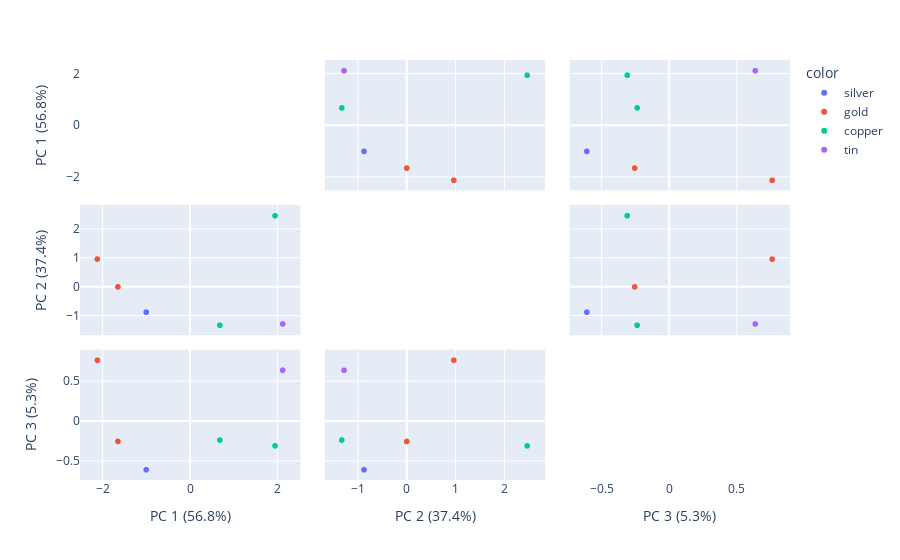

Source (notebook cell):
### Markdown cell above
Test with a small made-up dataset

### Code cell
data = pd.DataFrame(
    {"feat_1": [1, 2, 3, 10, 2, 3],
    "feat_2": [2, 3, 5, 2, 1, 1],
    "feat_3": [1, 1, 1, 2, 2, 3],
    "feat_4": [1, 2, 3, 9, 1, 2],
    "feat_5": [5, 6, 6, 4, 4, 3],
    "mineral": ["silver", "gold", "gold", "copper", "copper", "tin"]}
)
color_feat = "mineral"

features = [feat for feat in data.columns if feat != color_feat]
pca_df, explained_variances = compute_pca(data[features], 3)

plot_pca(pca_df, explained_variances, data[color_feat])

### Figure 1 — Plotly figure (JSON) as saved in the notebook; plotly's stock layout.template omitted (floating-point values rounded to 4 significant figures)
{"data": [{"diagonal": {"visible": false}, "dimensions": [{"axis": {"matches": true}, "label": "PC 1 (56.8%)", "values": [-1.0]}, {"axis": {"matches": true}, "label": "PC 2 (37.4%)", "values": [-0.8666]}, {"axis": {"matches": true}, "label": "PC 3 (5.3%)", "values": [-0.6085]}], "hovertemplate": "color=silver<br>%{xaxis.title.text}=%{x}<br>%{yaxis.title.text}=%{y}<extra></extra>", "legendgroup": "silver", "marker": {"color": "#636efa", "symbol": "circle"}, "name": "silver", "showlegend": true, "type": "splom"}, {"diagonal": {"visible": false}, "dimensions": [{"axis": {"matches": true}, "label": "PC 1 (56.8%)", "values": [-1.648, -2.121]}, {"axis": {"matches": true}, "label": "PC 2 (37.4%)", "values": [0.01044, 0.9749]}, {"axis": {"matches": true}, "label": "PC 3 (5.3%)", "values": [-0.2535, 0.7659]}], "hovertemplate": "color=gold<br>%{xaxis.title.text}=%{x}<br>%{yaxis.title.text}=%{y}<extra></extra>", "legendgroup": "gold", "marker": {"color": "#EF553B", "symbol": "circle"}, "name": "gold", "showlegend": true, "type": "splom"}, {"diagonal": {"visible": false}, "dimensions": [{"axis": {"matches": true}, "label": "PC 1 (56.8%)", "values": [1.954, 0.6871]}, {"axis": {"matches": true}, "label": "PC 2 (37.4%)", "values": [2.479, -1.321]}, {"axis": {"matches": true}, "label": "PC 3 (5.3%)", "values": [-0.3088, -0.2356]}], "hovertemplate": "color=copper<br>%{xaxis.title.text}=%{x}<br>%{yaxis.title.text}=%{y}<extra></extra>", "legendgroup": "copper", "marker": {"color": "#00cc96", "symbol": "circle"}, "name": "copper", "showlegend": true, "type": "splom"}, {"diagonal": {"visible": false}, "dimensions": [{"axis": {"matches": true}, "label": "PC 1 (56.8%)", "values": [2.129]}, {"axis": {"matches": true}, "label": "PC 2 (37.4%)", "values": [-1.276]}, {"axis": {"matches": true}, "label": "PC 3 (5.3%)", "values": [0.6404]}], "hovertemplate": "color=tin<br>%{xaxis.title.text}=%{x}<br>%{yaxis.title.text}=%{y}<extra></extra>", "legendgroup": "tin", "marker": {"color": "#ab63fa", "symbol": "circle"}, "name": "tin", "showlegend": true, "type": "splom"}], "layout": {"autosize": true, "dragmode": "select", "legend": {"title": {"text": "color"}, "tracegroupgap": 0}, "margin": {"t": 60}, "xaxis": {"autorange": true, "range": [-2.685, 2.693], "type": "linear"}, "xaxis2": {"autorange": true, "range": [-1.826, 2.983], "type": "linear"}, "xaxis3": {"autorange": true, "range": [-0.791, 0.9485], "type": "linear"}, "yaxis": {"autorange": true, "range": [-2.685, 2.693], "type": "linear"}, "yaxis2": {"autorange": true, "range": [-1.826, 2.983], "type": "linear"}, "yaxis3": {"autorange": true, "range": [-0.791, 0.9485], "type": "linear"}}}
